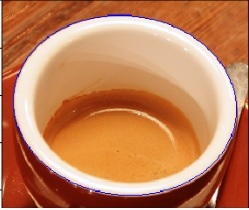
#> input picture hcage.jpg, 249 x 210 px
$ python EquaOpenCV.py
#> lines starting #> are read from the running program, lines starting #| are printed output that depends on the picture
import cv2
import numpy as np
import matplotlib.pyplot as plt
#from matplotlib import pyplot as plt
from tkinter import filedialog
from tkinter import *


root = Tk()
root.withdraw()
root.filename =  filedialog.askopenfilename(initialdir = "/",title = "Select file",filetypes = (("all files",".*"),("jpg files",".jpg")))
#> the answer given: hcage.jpg
img = cv2.imread(root.filename,0)
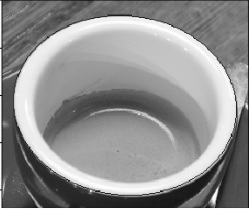
#> img: shape (210, 249); min 8, max 255, mean 142.9
cv2.imwrite('homoGray0.9b2.png',img)

root.destroy()
""" cv2.imshow("Ventana de imagen seleccionada",img)
cv2.waitKey(0) """
kernel = np.ones((3,3),np.float32)/9
#kernel=np.array([[-1,-1,-1],[-1,-25,-1],[-1,-1,-1]])
#dst = cv.fastNlMeansDenoisingColored(imagen,None,10,10,7,21)

######Equalizado adaptado
clahe = cv2.createCLAHE(clipLimit=2.0, tileGridSize=(8,8))
cl = clahe.apply(img)
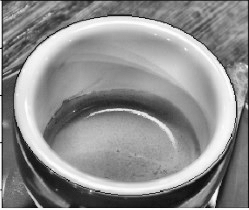
#> cl: shape (210, 249); min 6, max 255, mean 142.3
cv2.imshow("Ventana de imagen ecualizado adaptativo ",cl)
cv2.imwrite('clk.png',cl)

#####Equalizacion
equ = cv2.equalizeHist(img)
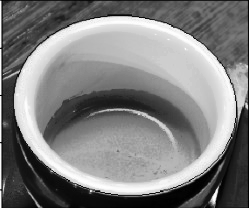
#> equ: shape (210, 249); min 0, max 255, mean 128.2
res = np.hstack((img,equ)) #stacking images side-by-side
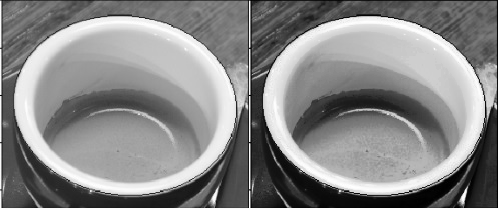
#> res: shape (210, 498); min 0, max 255, mean 135.6
cv2.imshow("Imagen Entrada-Imagen Histograma Ecualizado",res)
#cv2.waitKey(0)
cv2.imwrite('res.png',res)
####Suavizado
dst = cv2.filter2D(equ,-1,kernel)
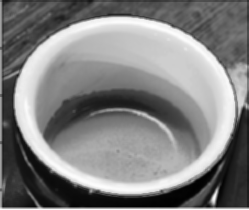
#> dst: shape (210, 249); min 1, max 255, mean 128.2
#dst =signal.convolve2d(img,kernel)
#imag=np.uint8(img)
#gray=cv2.cvtColor(img,cv2.COLOR_BGR2GRAY)


""" dst=cv2.integral(img)
cv2.imshow("Ventanimaa de imagen selecca",dst)
 """
dst2 = cv2.filter2D(cl,-1,kernel)
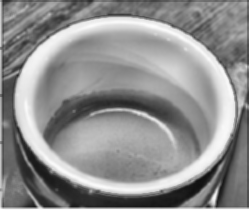
#> dst2: shape (210, 249); min 16, max 254, mean 142.4
cv2.imshow("Ventana Histograma ecualizado  y suavizado",equ)
cv2.imshow("Ventana Histograma ecualizado adaptativo y suavizado",dst2)
cv2.imwrite('Proyect.png',dst)
######  Histograma Grises###First
hist = cv2.calcHist([cl], [0], None, [256], [0, 256])
#> hist = 256 values, max 498 at index 152, min 0 at index 0, mean 204.3
plt.figure(u'Histograma global')
plt.subplot(211)
plt.plot(hist)
plt.title(u'Histograma Imagen Original')
#plt.xlabel(u'Valor de pixel')
plt.ylabel(u'Número de pixeles')

#####  Histograma Grises###First
hist2 = cv2.calcHist([equ], [0], None, [256], [0, 256])
#> hist2 = 256 values, max 790 at index 236, min 0 at index 37, mean 204.3
plt.figure(u'Histograma global')
plt.subplot(212)
plt.plot(hist2)
plt.title(u'Histograma Imagen Equalizada')
#plt.xlabel(u'Valor de pixel')
plt.ylabel(u'Número de pixeles')

plt.show()
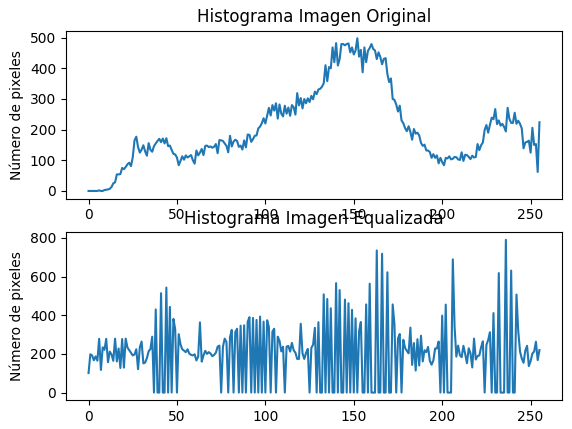
#> figure drawn by matplotlib, 2 panels; panel 1: curve peaks at x = 152, y = 498; panel 2: curve peaks at x = 236, y = 790

$ run again, on prueba.png
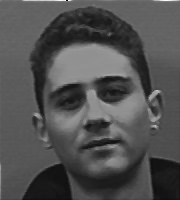
#> input picture prueba.png, 180 x 200 px
#> img is the input picture: shape (200, 180); min 6, max 254, mean 80.9
#> `dst = cv2.filter2D(equ,-1,kernel)`:
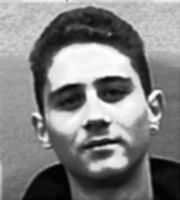
#> dst: shape (200, 180); min 0, max 254, mean 129.1
#> hist = 256 values, max 557 at index 95, min 0 at index 0, mean 140.6
#> hist2 = 256 values, max 1317 at index 194, min 0 at index 3, mean 140.6
#> `plt.show()`:
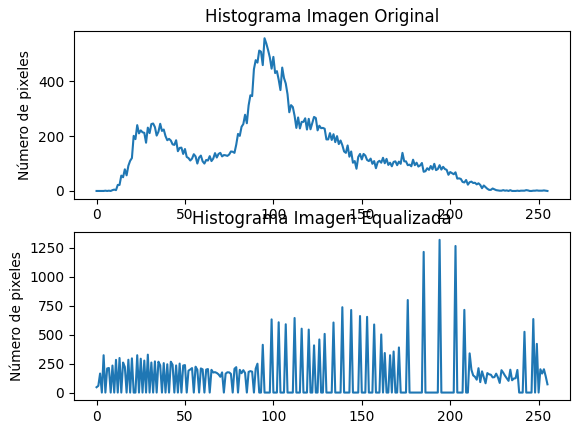
#> figure drawn by matplotlib, 2 panels; panel 1: curve peaks at x = 95, y = 557; panel 2: curve peaks at x = 194, y = 1317
